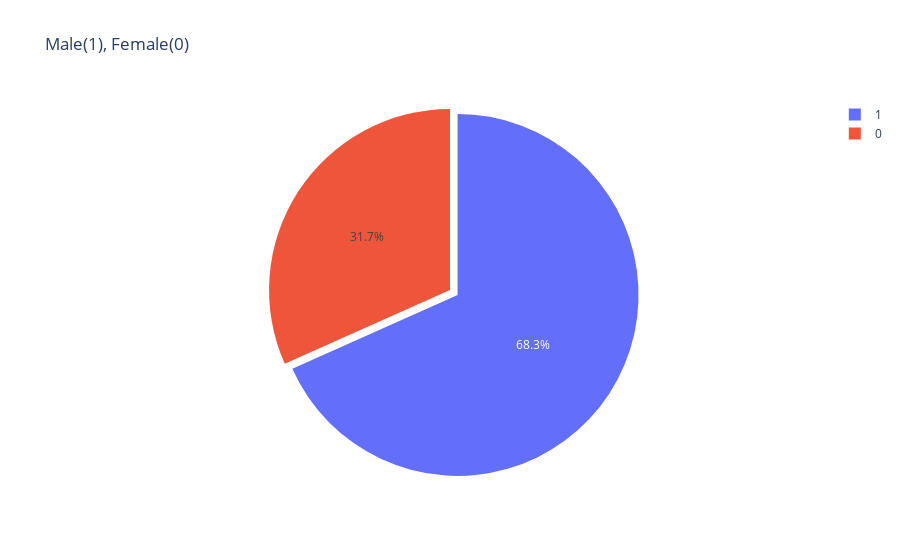

Notebook cell for this chart:
### Code cell
from plotly.offline import init_notebook_mode, iplot
init_notebook_mode(connected=True)
col = "sex"
grouped = df[col].value_counts().reset_index()
grouped = grouped.rename(columns = {col : "count", "index" : col})

## plot
trace = go.Pie(labels=grouped[col], values=grouped['count'], pull=[0.05, 0])
layout = {'title': 'Male(1), Female(0)'}
fig = go.Figure(data = [trace], layout = layout)
iplot(fig)

### Figure 1 — Plotly figure (JSON) as saved in the notebook; plotly's stock layout.template omitted (floating-point values rounded to 4 significant figures)
{"data": [{"labels": [1, 0], "pull": [0.05, 0], "type": "pie", "values": [207, 96]}], "layout": {"title": {"text": "Male(1), Female(0)"}}}
